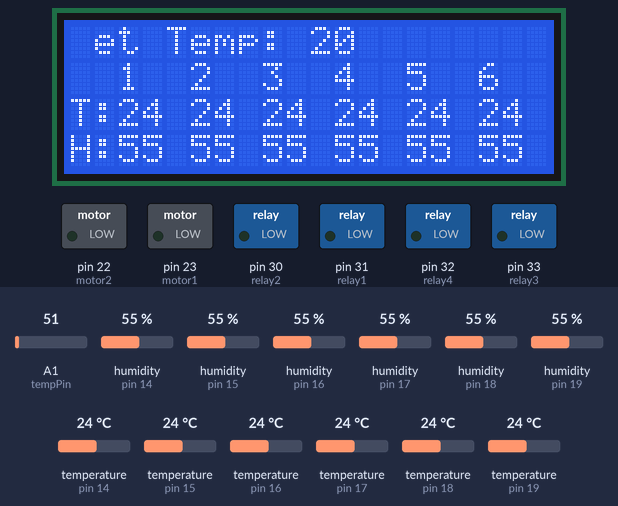
The sketch below on a simulated Arduino Mega 2560, built with avr-gcc and run on an emulated ATmega2560. Shown: 20×4 character LCD, switched loads named in the sketch (green lamp = pin HIGH). The test bench sets the inputs (shaded band); at power-on: temperature (sensors on pin 14, pin 15, pin 16, pin 17, pin 18, pin 19) 24 °C, humidity (sensors on pin 15, pin 16, pin 17, pin 18, pin 14, pin 19) 55 %, A1 (tempPin) = 51.

Above: at 1.2 s.
1.3 s: temperature (sensor on pin 14) set to 11 °C
At 2.8 s:
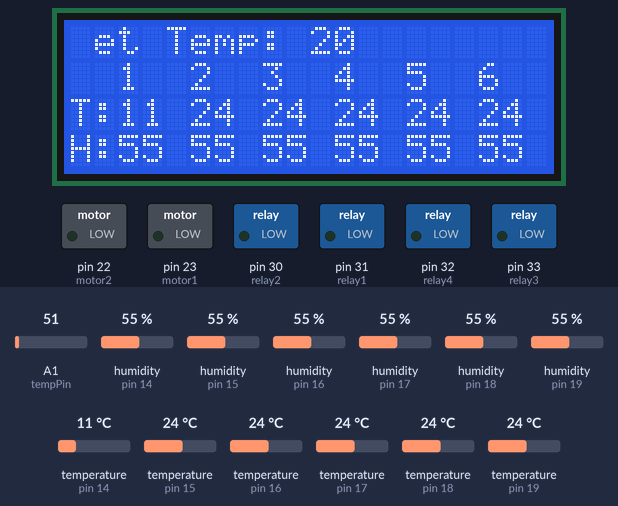
8.4 s: temperature (sensor on pin 14) set to 8 °C
At 15.4 s:
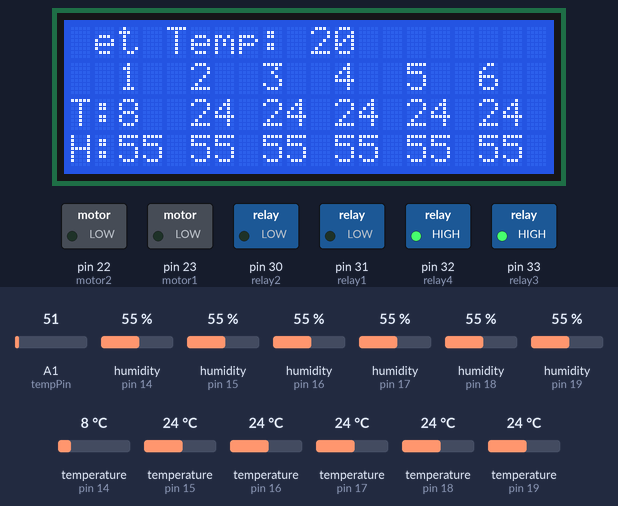
15.5 s: humidity (sensor on pin 15) set to 22 %
At 20.5 s:
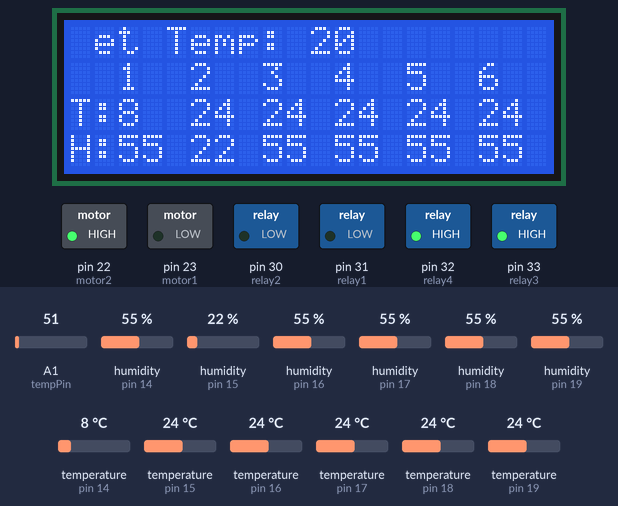
21.5 s: humidity (sensor on pin 16) set to 22 %
At 26.0 s:
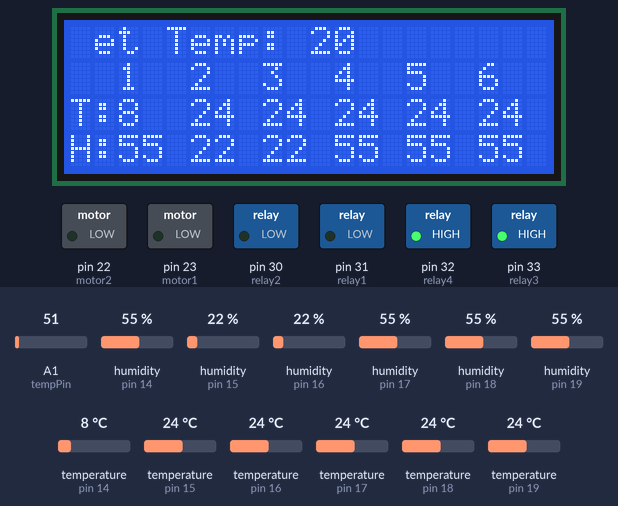
28.6 s: humidity (sensor on pin 17) set to 22 %
At 30.4 s:
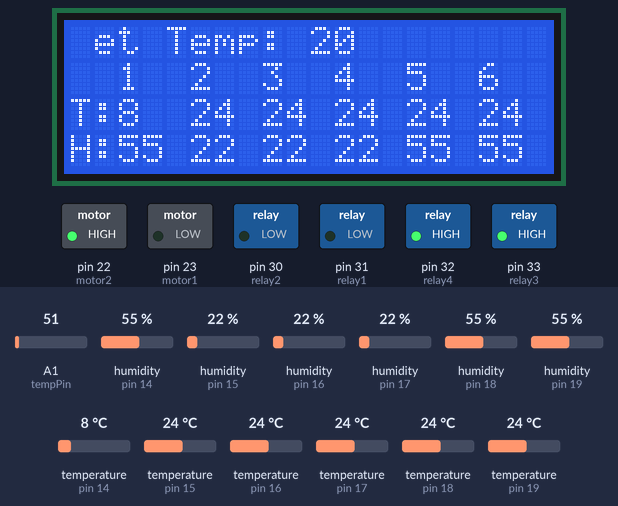
35.7 s: humidity (sensor on pin 18) set to 22 %
At 38.2 s:
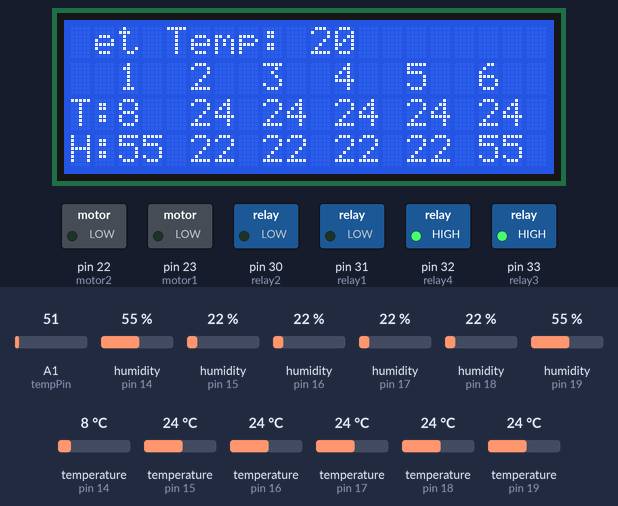
Timing chart, 0 to 41.5 s (numbered marks = the images above; inputs shaded):
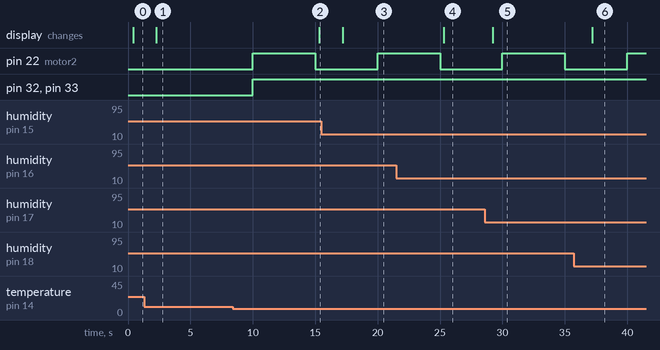

Measured:
- the behaviour switches between 10 and 9 °C on temperature (sensor on pin 14) (found by bisection; images 1 and 2)
- after the input at 1.3 s, the display: changes after 0.96 s (image 1)
- after the input at 8.4 s, the display: changes after 6.9 s (image 2)
- after the input at 15.5 s, the display: changes after 1.7 s (image 3)
- after the input at 21.5 s, the display: changes after 3.8 s (image 4)
- after the input at 28.6 s, the display: changes after 0.64 s (image 5)
- after the input at 35.7 s, the display: changes after 1.5 s (image 6)

The sketch:

arduino_code.ino
```cpp
#include <LiquidCrystal.h>
#include <Adafruit_Sensor.h>
#include <DHT.h>
#include <DHT_U.h>

#define tempPin A1

const int motor1 = 23;
const int motor2 = 22;

const int relay1 = 31;
const int relay2 = 30;
const int relay3 = 33;
const int relay4 = 32;

const int dht1 = 14;
const int dht2 = 15;
const int dht3 = 16;
const int dht4 = 17;
const int dht5 = 18;
const int dht6 = 19;

const int sdcard = 53;

const int rs = 7, en = 6, d4 = 5, d5 = 4, d6 = 3, d7 = 2;

LiquidCrystal lcd(rs, en, d4, d5, d6, d7);

DHT _dht1(dht1, DHT11);
DHT _dht2(dht2, DHT11);
DHT _dht3(dht3, DHT11);
DHT _dht4(dht4, DHT11);
DHT _dht5(dht5, DHT11);
DHT _dht6(dht6, DHT11);


int temp1, temp2, temp3, temp4, temp5, temp6;
int hum1, hum2, hum3, hum4, hum5, hum6;

int setTemp;

void setup() {
  initPins();
  lcd.begin(20, 4);
  offAllRelays();
}

void loop() {
  updateDisplay();
  updateSetTemp();
  updateDHT();

  if((millis()%5000)<10){
    checkCode();
  }
}
```

_control.ino
```cpp
void checkCode(){
  float sum = (temp1 + temp2 + temp3 + temp4 + temp5 + temp6);
  float average = (sum/5);

  if(average > setTemp){
    coolbrooder();
  }else if(average == setTemp){
    offAllRelays();
  }else{
    heatbrooder();
  }

}

void heatbrooder(){
  offExhaust();
  closeWindow();
  onHeater();
}

void coolbrooder(){
  onExhaust();
  openWindow();
  offHeater();
}

void offAllRelays(){
  offHeater();
  offExhaust();
}

void onHeater(){
  digitalWrite(relay1, HIGH);
  digitalWrite(relay2, HIGH);
}
void onExhaust(){
  digitalWrite(relay3, HIGH);
  digitalWrite(relay4, HIGH);
}

void offHeater(){
  digitalWrite(relay1, LOW);
}
void offExhaust(){
  digitalWrite(relay3, LOW);
}
```

_functions.ino
```cpp
void initPins(){
  pinMode(motor1, OUTPUT);
  pinMode(motor2, OUTPUT);
  pinMode(relay1, OUTPUT);
  pinMode(relay2, OUTPUT);
  pinMode(relay3, OUTPUT);
  pinMode(relay4, OUTPUT);
}

void openWindow(){
  digitalWrite(motor2, HIGH);
  digitalWrite(motor1, LOW);
  delay(5000);
  digitalWrite(motor1, LOW);
  digitalWrite(motor2, LOW);
}

void closeWindow(){
  digitalWrite(motor2, LOW);
  digitalWrite(motor1, HIGH);
  delay(5000);
  digitalWrite(motor1, LOW);
  digitalWrite(motor2, LOW);
}

void updateSetTemp(){
  int val = analogRead(tempPin)/30;

  setTemp = 19 + val;
}

void updateDisplay(){

  lcd.setCursor(0,0);
  lcd.print("Set Temp: ");
  lcd.print(setTemp);

  lcd.setCursor(0,1);
  lcd.print("  1  2  3  4  5  6");

  lcd.setCursor(0,2);
  lcd.print("T:");
  lcd.setCursor(2,2);
  lcd.print(temp1);
  lcd.print(" ");
  lcd.setCursor(5,2);
  lcd.print(temp2);
  lcd.print(" ");
  lcd.setCursor(8,2);
  lcd.print(temp3);
  lcd.print(" ");
  lcd.setCursor(11,2);
  lcd.print(temp4);
  lcd.print(" ");
  lcd.setCursor(14,2);
  lcd.print(temp5);
  lcd.print(" ");
  lcd.setCursor(17,2);
  lcd.print(temp6);
  lcd.print("  ");

  lcd.setCursor(0,3);
  lcd.print("H:");
  lcd.setCursor(2,3);
  lcd.print(hum1);
  lcd.print(" ");
  lcd.setCursor(5,3);
  lcd.print(hum2);
  lcd.print(" ");
  lcd.setCursor(8,3);
  lcd.print(hum3);
  lcd.print(" ");
  lcd.setCursor(11,3);
  lcd.print(hum4);
  lcd.print(" ");
  lcd.setCursor(14,3);
  lcd.print(hum5);
  lcd.print(" ");
  lcd.setCursor(17,3);
  lcd.print(hum6);
  lcd.print("  ");
}

void updateDHT(){
  temp1 = _dht1.readTemperature();
  hum1 = _dht1.readHumidity();

  temp2 = _dht2.readTemperature();
  hum2 = _dht2.readHumidity();

  temp3 = _dht3.readTemperature();
  hum3 = _dht3.readHumidity();

  temp4 = _dht4.readTemperature();
  hum4 = _dht4.readHumidity();

  temp5 = _dht5.readTemperature();
  hum5 = _dht5.readHumidity();

  temp6 = _dht6.readTemperature();
  hum6 = _dht6.readHumidity();
}
```
